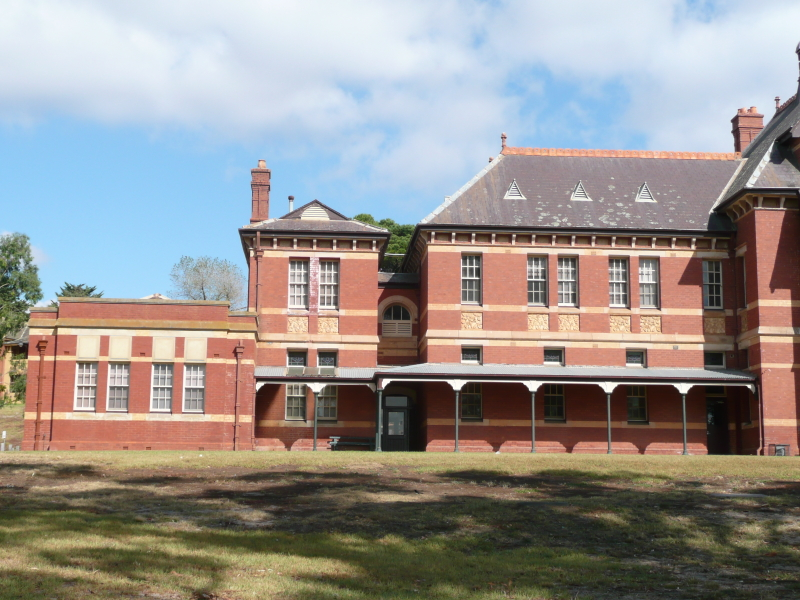
%> input picture Homework/hw2/problem3/red1.jpg, 800 x 600 px
$ octave run_red.m   (GNU Octave 9; MATLAB toolbox functions it lacks are replaced by stand-ins)
%> lines starting %> are read from the running program, lines starting %| are printed output that depends on the picture
### Homework/hw2/problem3/detect.m
function [X,Sout] = detect(im,Whalfsize,method,nonmaxR,nonmaxT,border,bsmooth)

% function detect(im,Whalfsize)
%
%     EECS 442;
%     Jason Corso
%
% Wrapper for function to detect interest points in the image
%
%
%  Will run harris or dog detector depending on arguments.
%    run as X = detect(index,Whalf) will just run harris.
%    run as [X,S] = detect(index,Whalf,'dog') will run dog
%      S is the output scale of a point
%
%  index is the index for the image
%  Whalfsize is the half size of the window.  Wsize = 2*Whalfsize+1
%
%  output
%  X is a 2xn matrix of corners locations where n is induced by the data
%         top row is the horizontal,x coordinate (column, not row)
%  Sout (optional) is the scale of the detected points if the method can do it


if nargin == 1
    Whalfsize=7;
    method = 'harris';
    nonmaxR = 5;
    nonmaxT = 100;
    border = 32;   % need border of 32 if using with the hog code.
    bsmooth = false;
end


X = [];

if strcmp(method,'harris')

    dy = conv2(im,fspecial('sobel'),'same');
    dx = conv2(im,fspecial('sobel')','same');

    %%% YOU ARE PROVIDING THIS FUNCTION
    C = harris(dx,dy,Whalfsize);

    % smooth corner response, mostly in testing synthetic scenarios
    if bsmooth
        C = conv2(C,fspecial('gaussian',[5 5],1),'same');
    end
    %min(C(:))
    %max(C(:))
    %figure; imagesc(mat2gray(C)); title('corner response')

    [Xr,Xc] = nonmaxsuppts(C,nonmaxR,nonmaxT);
    size(Xr)
    %prune border
    nb = border;
    [r,c] = size(im);
    by = Xr > nb & Xr < r-nb;
    bx = Xc > nb & Xc < c-nb;
    Xr = Xr(by & bx);
    Xc = Xc(by & bx);

    X = [Xc Xr];

elseif strcmp(method,'dog')

    [X,S] = dog(im);

    if (nargout == 2)
        Sout = S;
    end
end

### Homework/hw2/problem3/harris.m
function C = harris(dx,dy,Whalfsize)

% function C = harris(dx,dy,Whalfsize)
%
%     EECS 442;
%     Jason Corso
%
%   I is the image (GRAY, DOUBLE)
%   or
%   dx is the horizontal gradient image
%   dy is the vertical gradient image
%
%   If you call it with the Image I, then you need set parameter dy to []
%
%   Whalfsize is the half size of the window.  Wsize = 2*Whalfsize+1
%
%   Corner strength is taken as min(eig) and not the det(T)/trace(T) as in
%   the original harris method.  Just for simplicity
%
%  output
%   C is an image (same size as dx and dy) where every pixel contains the
%   corner strength.


if (isempty(dy))
   im = dx;
   dy = conv2(im,fspecial('sobel'),'same');
   dx = conv2(im,fspecial('sobel')','same');
end


%%%%%%%%% fill in below
% Corner strength is to be taken as min(eig) and not the det(T)/trace(T) as in
%  the original harris method.

C=zeros(size(dx,1),size(dx,2));
for i=1+Whalfsize:size(C,1)-Whalfsize
    for j=1+Whalfsize:size(C,2)-Whalfsize
        Ix=dx(i-Whalfsize:i+Whalfsize,j-Whalfsize:j+Whalfsize);
        Iy=dy(i-Whalfsize:i+Whalfsize,j-Whalfsize:j+Whalfsize);
        H=[sum(sum(Ix.^2)) sum(sum(Ix.*Iy)); sum(sum(Ix.*Iy)) sum(sum(Iy.^2))];
        C(i,j)=min(eig(H));
    end
end

%%%%%%%% done

### Homework/hw2/problem3/reduce.m
function [F,Xout] = reduce(im)

% function [F,Xout] = reduce(im)
%
%     EECS 442;
%     Jason Corso
%
% Wrapper for function to detect and describe interest points in image
%
%  index is the index for the image
%
%  output
%  F is a kxn matrix of reduced features
%         n is the number of features
%         k is the dimensionality of each feature
%  Xout (optional) are the feature point locations
%

%figure; imagesc(im); title('reduce im');
X = detect(rgb2gray(im));
n = size(X,1);


F = cell(1,n);

for i = 1:n
   %fprintf('X,Y %f,%f\n',X(i,1),X(i,2));
   F(1,i) = {hog(im,X(i,1),X(i,2),32)};
end

F = cell2mat(F);

if nargout == 2
    Xout = X;
end

### Homework/hw2/problem3/run_red.m
%
% run_red.m -- Driver for 442 hw2p3.
% Run clear all; close all first.
% Loads images, executes detector (student implement a function that is
% called) and then executes image stitching.
%
% Many figures are created during the execution; red_stitched1.png is
% created, which needs to be included in the submission.
%
% p-code is provided for other aspects of the assignment that students may
% be asked to implement later or in a different class.
%
% Load Images, Automatically Extract Corners and Match them.
% Stitches two images of a common scene together
%
% Requires Matlab >=2014b

%% Knobs

% Example JJC Red Building
inpath1 = 'red1.jpg';
inpath2 = 'red2.jpg';

%% Load images

im1 = imread(inpath1);
%> im1 is the input picture: size 600x800x3 uint8; mean R, G, B 151, 146.1, 142.7
im2 = imread(inpath2);
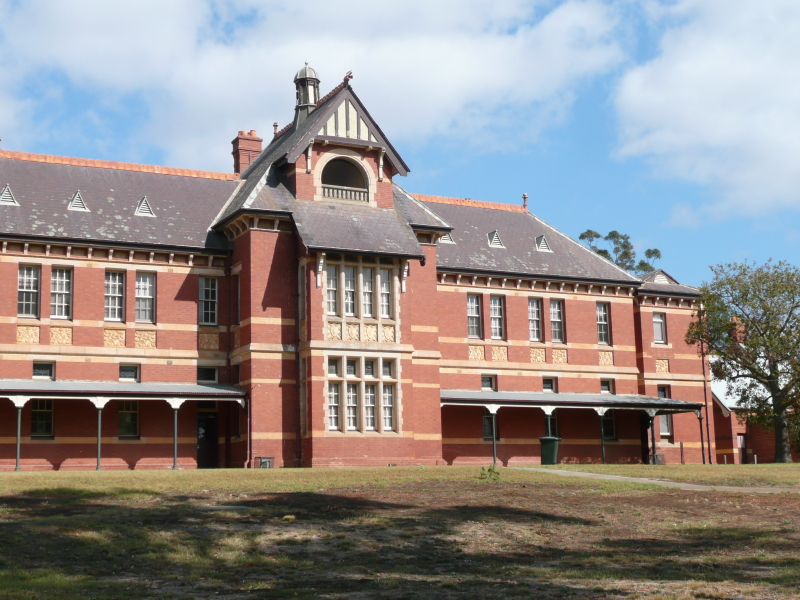
%> input picture Homework/hw2/problem3/red2.jpg, 800 x 600 px
%> im2 is the input picture: size 600x800x3 uint8; mean R, G, B 145.8, 139.8, 138.5

%% Get correspondences --- this is the 551 approach: manual clicks.

% [10 lines of commented-out code are left out]


[F1,P1] = reduce(double(im1)/255);   % calls detect which calls harris
%> in detect, `dy = conv2(im,fspecial('sobel'),'same');`:
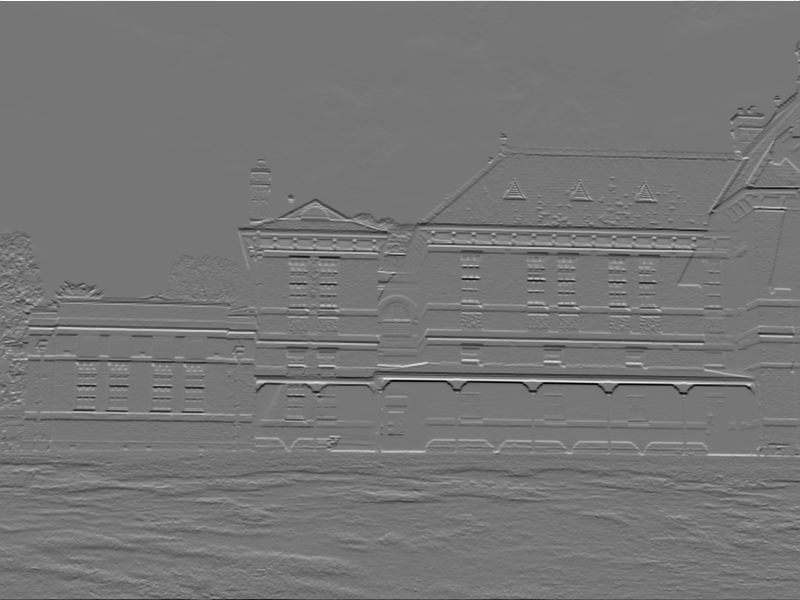
%> dy: size 600x800 double; min -3.36, max 3.85, mean -0.00364; drawn with min black and max white
%> in detect, `dx = conv2(im,fspecial('sobel')','same');`:
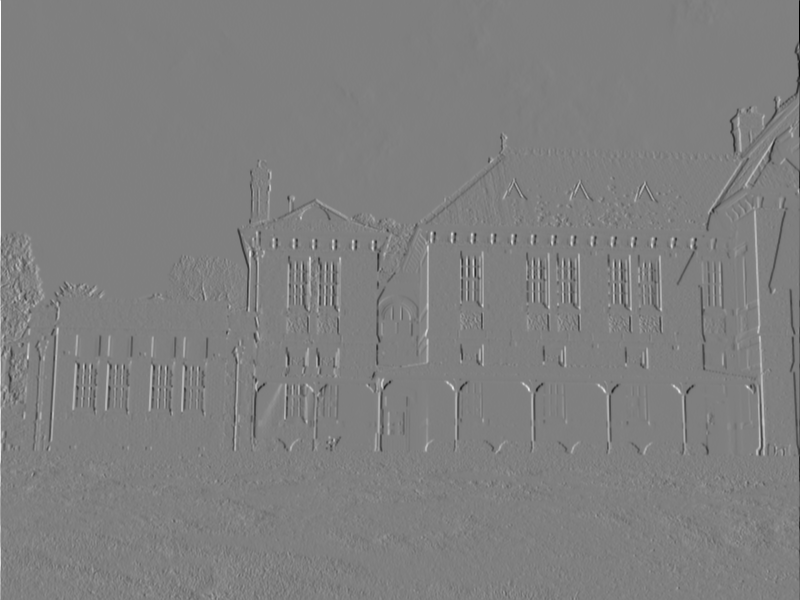
%> dx: size 600x800 double; min -3.81, max 3.79, mean -0.00135; drawn with min black and max white
%> after the loop in harris, `for i=1+Whalfsize:size(C,1)-Whalfsize`:
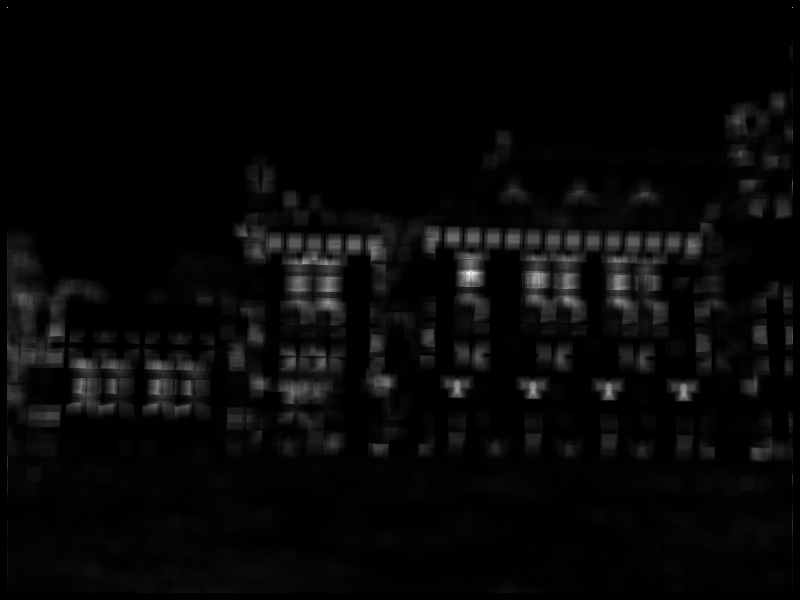
%> C: size 600x800 double; min 0, max 263.6, mean 8; drawn with min black and max white
%> the run ends on the next line
